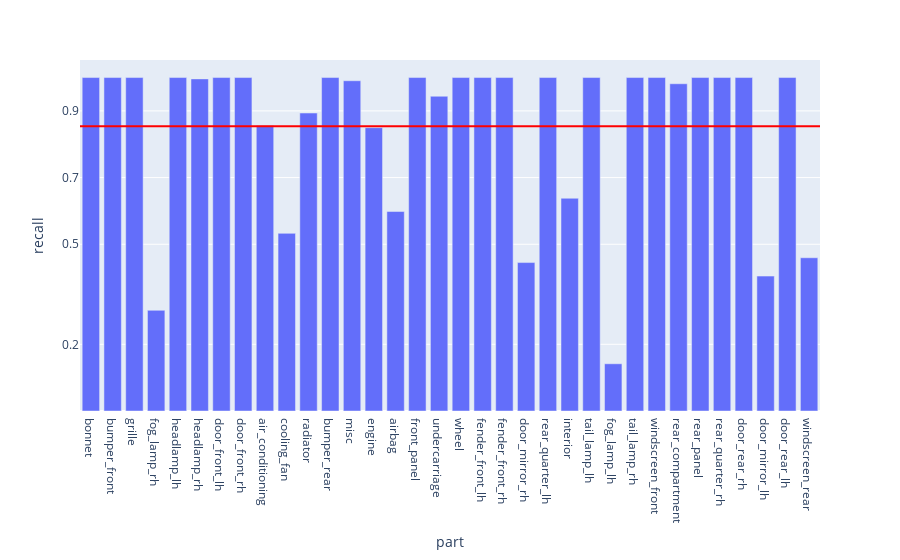

The cell this chart's notebook holds for it:
### Code cell
fig = px.bar(summaryPerfDf, x = 'part', y = 'recall')

fig.add_hline(y=avgRecall, line_width=2, line_color="red")

fig.update_layout(
    yaxis = dict(
        tickmode = 'array',
        tickvals = [np.format_float_positional(avgRecall, 1), 0.2, 0.5, 0.7],
    )
)
fig

### Figure 1 — Plotly figure (JSON) as saved in the notebook; plotly's stock layout.template omitted (floating-point values rounded to 4 significant figures)
{"data": [{"alignmentgroup": "True", "hovertemplate": "part=%{x}<br>recall=%{y}<extra></extra>", "legendgroup": "", "marker": {"color": "#636efa", "pattern": {"shape": ""}}, "name": "", "offsetgroup": "", "orientation": "v", "showlegend": false, "textposition": "auto", "type": "bar", "x": ["bonnet", "bumper_front", "grille", "fog_lamp_rh", "headlamp_lh", "headlamp_rh", "door_front_lh", "door_front_rh", "air_conditioning", "cooling_fan", "radiator", "bumper_rear", "misc", "engine", "airbag", "front_panel", "undercarriage", "wheel", "fender_front_lh", "fender_front_rh", "door_mirror_rh", "rear_quarter_lh", "interior", "tail_lamp_lh", "fog_lamp_lh", "tail_lamp_rh", "windscreen_front", "rear_compartment", "rear_panel", "rear_quarter_rh", "door_rear_rh", "door_mirror_lh", "door_rear_lh", "windscreen_rear"], "xaxis": "x", "y": [1, 1, 1, 0.3019, 1.0, 0.996, 1, 1, 0.8563, 0.5327, 0.8936, 1, 0.9904, 0.8497, 0.5982, 1, 0.9439, 1, 1, 1, 0.4451, 1, 0.638, 1, 0.1416, 1, 1, 0.9814, 1, 1, 1, 0.4046, 1, 0.4596], "yaxis": "y"}], "layout": {"barmode": "relative", "legend": {"tracegroupgap": 0}, "margin": {"t": 60}, "shapes": [{"line": {"color": "red", "width": 2}, "type": "line", "x0": 0, "x1": 1, "xref": "x domain", "y0": 0.8539, "y1": 0.8539, "yref": "y"}], "xaxis": {"anchor": "y", "domain": [0, 1], "title": {"text": "part"}}, "yaxis": {"anchor": "x", "domain": [0, 1], "tickmode": "array", "tickvals": ["0.9", 0.2, 0.5, 0.7], "title": {"text": "recall"}}}}
